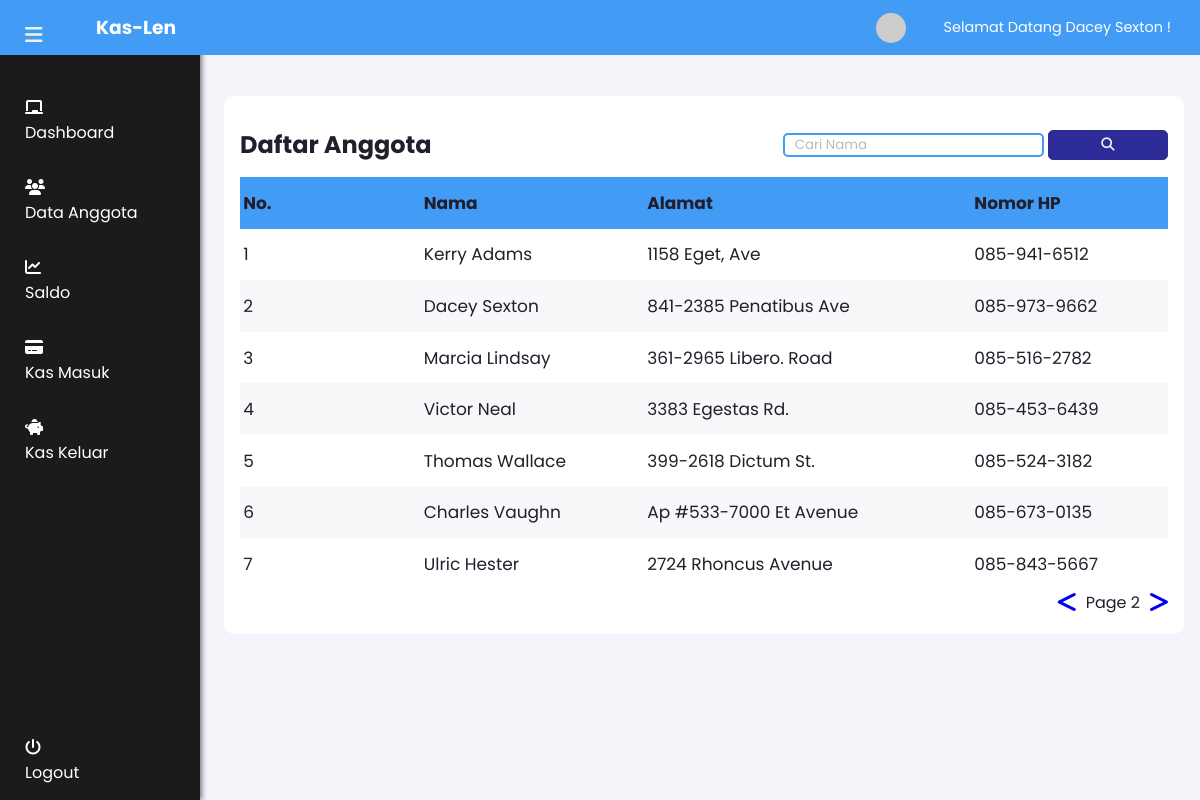
The app's page /dataanggota/dataanggota.php?halaman=2 (signed in) with its own data.
### tables this page shows
CREATE TABLE `users` (
  `user_id` int(11) NOT NULL,
  `username` varchar(64) NOT NULL,
  `password` varchar(255) NOT NULL,
  `nama` varchar(255) NOT NULL,
  `alamat` varchar(255) NOT NULL,
  `nomorhp` varchar(15) NOT NULL
);

### dataanggota/dataanggota.php (the view, shortened to what this page needs)
<?php
require '../conf/koneksi.php';
$result= mysqli_query($conn,"SELECT nama,alamat,nomorhp from users");
$rows= [];
while($row = mysqli_fetch_assoc($result)){
	$rows[]=$row;
}
$jumlahDataPerHalaman = 7;
$jumlahData = count($rows);
$jumlahHalaman = ceil($jumlahData / $jumlahDataPerHalaman);
$halamanAktif = (isset($_GET["halaman"])) ? $_GET["halaman"] : 1;
$awalData = ($jumlahDataPerHalaman * $halamanAktif) - $jumlahDataPerHalaman;
$result_ = mysqli_query($conn,"SELECT nama,alamat,nomorhp from users LIMIT $awalData,$jumlahDataPerHalaman");
$rows= [];
while($row = mysqli_fetch_assoc($result_)){
	$rows[]=$row;
}
?>
<!DOCTYPE html>
<html lang="en">
	<head>
		<link rel="stylesheet" href="style.css" type="text/css" />
	</head>
	<body>
		<?php include "../navbar/navbar.php"?>
		<main>
			<div class="dashboard-container">
				<div class="card detail">
					<div class="detail-header">
						<h2>Daftar Anggota</h2>
						<div class="search-container">
				<form action="" method="post">
					<input type="text" placeholder="Cari Nama" name="keyword" />
					<button type="submit" name="search"><i class="fa fa-search"></i></button>
				</form>
				</div>
					</div>
					<table>
						<tr>
							<th>No.</th>
							<th>Nama</th>
							<th>Alamat</th>
							<th>Nomor HP</th>
						</tr>
						<?php $idx = 1;?>
					<?php
					foreach($rows as $data): ?>
					<tr>
						<td><?= $idx ?></td>
						<td><?= $data["nama"]; ?></td>
						<td><?= $data["alamat"]; ?> </td>
						<td><?= $data["nomorhp"]; ?></td>
					</tr>
					<?php $idx++; ?>
					<?php endforeach; ?>
					</table>
					<?php if($jumlahHalaman>1) : ?>
					<div class="pagination">
						<?php if($halamanAktif>1) : ?>
						<a href="?halaman=<?=$halamanAktif-1; ?>"> <span class="fas fa-less-than left"></span></a>
						<?php endif; ?>
						<p>Page <?=$halamanAktif ?></p>
						<?php if($halamanAktif<$jumlahHalaman): ?>
						<a href="?halaman=<?=$halamanAktif+1; ?>"> <span class="fas fa-greater-than right"></span></a>
						<?php endif;?>
					</div>
					<?php endif;?>
				</div>
			</div>
		</main>
	</body>
</html>

### dataanggota/style.css (style rules this page uses)
* { margin: 0; padding: 0; box-sizing: border-box; outline: none; font-family: "Poppins", sans-serif; }
body { background-color: #f4f4fb; }
h2 { font: 18px; padding: 15px 0; }
.dashboard-container { display: grid; grid-template-columns: 1fr 1fr 1fr 0.5fr 0.5fr; grid-template-rows: auto; gap: 1rem; grid-template-areas: "detail detail detail detail detail" "detail detail detail detail detail" "detail detail detail detail detail"; }
main { min-height: 100%; padding: 6rem 1rem 2rem 14rem; color: #201f2b; }
.card { background-color: #fff; padding: 1rem; border-radius: 10px; }
.detail { grid-area: detail; overflow-x: auto; }
.detail-header { display: grid; grid-auto-flow: column; justify-content: space-between; align-items: center; }
.detail-header button { height: 30px; width: 120px; border: 1px solid #2d2b98; background-color: #2d2b98; color: #f2f2f2; border-radius: 5px; cursor: pointer; transition: all 0.2 ease-in; }
.detail table { width: 100%; border-collapse: collapse; }
.detail table tr:nth-child(odd) { background-color: #f8f8fb; }
.detail table th { background-color: #429bf5; }
.detail table th, .detail table td { padding: 0.8rem 0.2rem; text-align: left; min-width: 120px; font-size: 17px; }
.search-container input[type="text"] { border-radius: 5px; border: 2px #429bf5 solid; }
.search-container ::placeholder { opacity: 50%; padding-left: 10px; }
.pagination { display: flex; float: right; }
.pagination .right { font-size: 24px; padding-left: 10px; }
.pagination .left { font-size: 24px; padding-right: 10px; }

### records on screen
users: nama "Kerry Adams", alamat "1158 Eget, Ave", nomorhp "085-941-6512"
users: nama "Dacey Sexton", alamat "841-2385 Penatibus Ave", nomorhp "085-973-9662"
users: nama "Marcia Lindsay", alamat "361-2965 Libero. Road", nomorhp "085-516-2782"
users: nama "Victor Neal", alamat "3383 Egestas Rd.", nomorhp "085-453-6439"
users: nama "Thomas Wallace", alamat "399-2618 Dictum St.", nomorhp "085-524-3182"
users: nama "Charles Vaughn", alamat "Ap #533-7000 Et Avenue", nomorhp "085-673-0135"
users: nama "Ulric Hester", alamat "2724 Rhoncus Avenue", nomorhp "085-843-5667"

### other values on screen
$_SESSION["nama"] "Dacey Sexton"
$halamanAktif "2"
